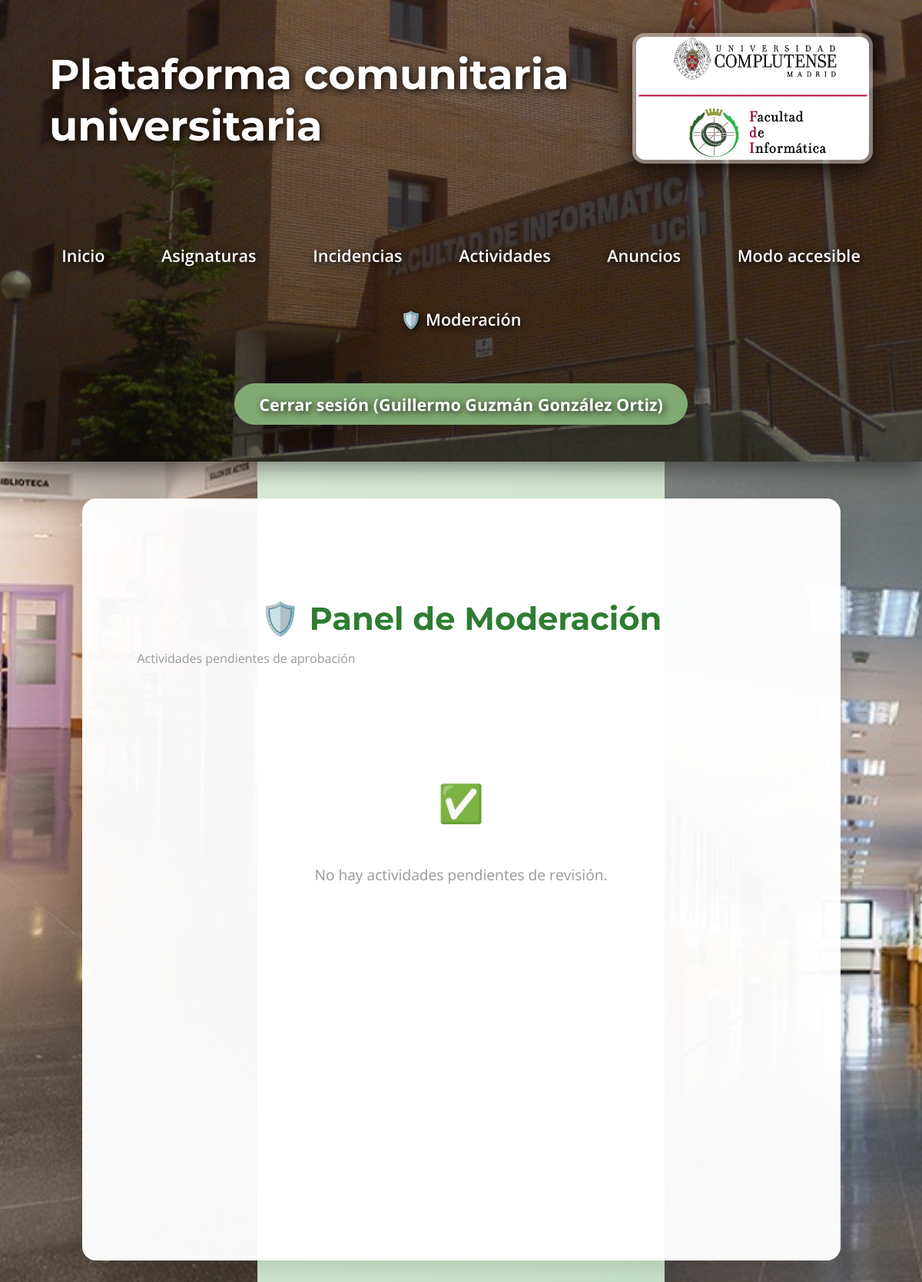
Page /actividades/admin (signed in) on the earlier database version.
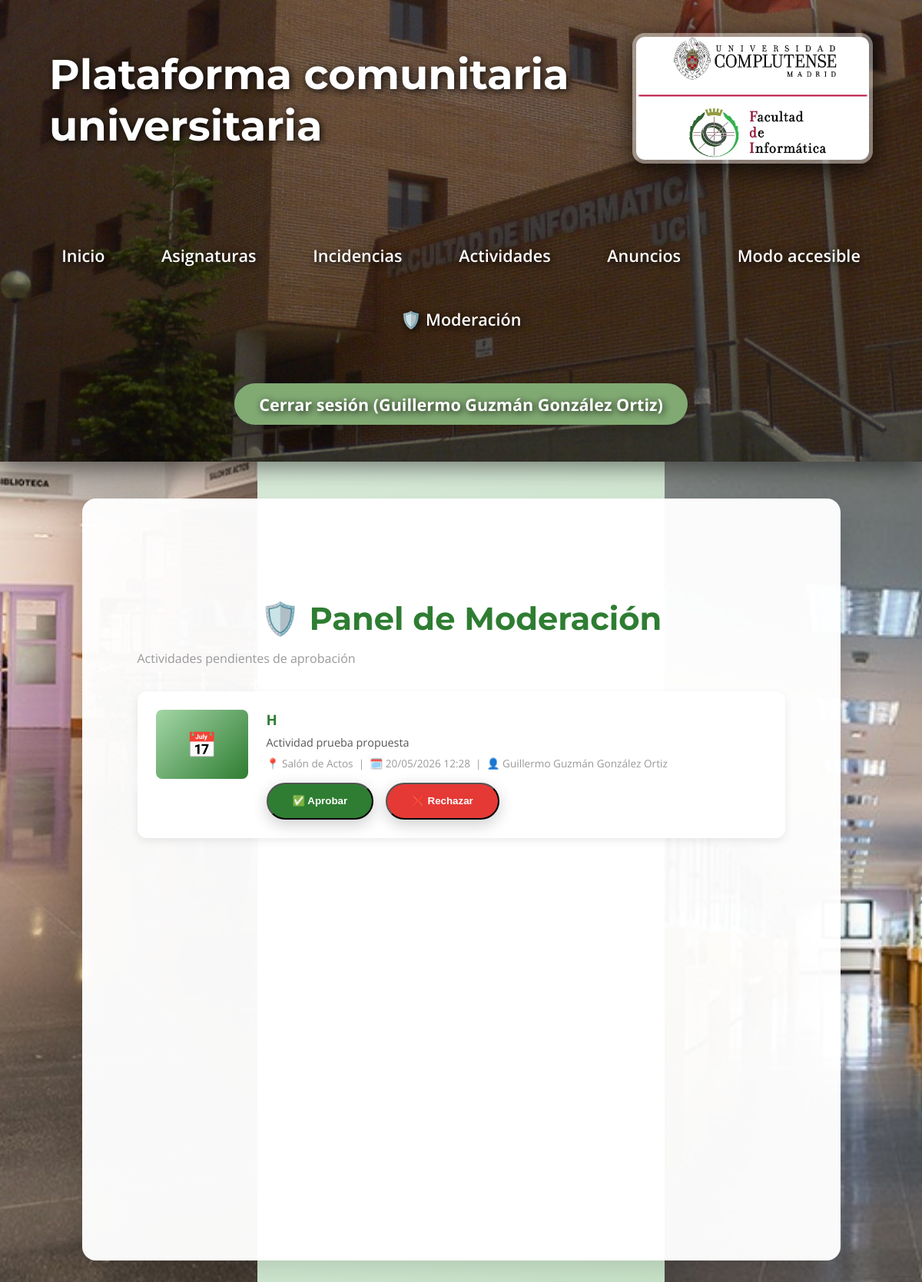
Same page on the later database version.
### models.py (models this page shows, shortened)
class User(UserMixin, db.Model):
    __tablename__ = "users"
    id = db.Column(db.Integer, primary_key=True)
    email = db.Column(db.String(120), unique=True, nullable=False)
    name = db.Column(db.String(100), nullable=False)
    role = db.Column(db.String(20), nullable=False, default="estudiante")
    password_hash = db.Column(db.String(200), nullable=True)

class Activity(db.Model):
    __tablename__ = "activities"
    id = db.Column(db.Integer, primary_key=True)
    title = db.Column(db.String(200), nullable=False)
    description = db.Column(db.Text, nullable=False)
    date = db.Column(db.DateTime, nullable=False)
    location = db.Column(db.String(200), nullable=False)
    image_filename = db.Column(db.String(255), nullable=True)
    capacity = db.Column(db.Integer, nullable=True)
    status = db.Column(db.String(20), nullable=False, default="pendiente")  # pendiente / aprobada / rechazada
    created_at = db.Column(db.DateTime, default=datetime.utcnow)
    user_id = db.Column(db.Integer, db.ForeignKey("users.id"), nullable=False)
    user = db.relationship("User", backref="activities")
    registrations = db.relationship("ActivityRegistration", backref="activity", lazy=True, cascade="all, delete-orphan")
    likes = db.relationship("ActivityLike", backref="activity", lazy=True, cascade="all, delete-orphan")
    comments = db.relationship("ActivityComment", backref="activity", lazy=True, cascade="all, delete-orphan")

### routes_activities.py (the view)
@activities_bp.route('/actividades/admin')
@login_required
def activity_admin():
    if current_user.role != 'admin':
        flash('No tienes permiso para acceder aquí.', 'danger')
        return redirect(url_for('activities.activities_list'))
    pendientes = Activity.query.filter_by(status='pendiente').order_by(Activity.created_at.desc()).all()
    return render_template('activities/activity_admin.html', pendientes=pendientes)

### app.py (called while the page is built)
@login_manager.user_loader
def load_user(user_id):
    return db.session.get(User, int(user_id))

### templates/activities/activity_admin.html (shortened to what this page needs)
{% extends "base.html" %}
{% block content %}
<div style="max-width: 900px; margin: 2rem auto; padding: 0 1rem;">
    <h2 style="color: #2e7d32; margin-bottom: 0.5rem;">🛡️ Panel de Moderación</h2>
    <p style="color: #999; margin-bottom: 2rem;">Actividades pendientes de aprobación</p>
    {% if pendientes %}
        {% for activity in pendientes %}
        <div class="admin-activity-card" style="background-color: var(--card-bg, #fff); border-radius: 12px; box-shadow: 0 4px 12px rgba(0,0,0,0.08); padding: 1.5rem; margin-bottom: 1.5rem; display: flex; gap: 1.5rem; align-items: flex-start;">
            {% if activity.image_filename %}
                <img src="{{ url_for('static', filename='uploads/activities/' + activity.image_filename) }}" style="width: 120px; height: 90px; object-fit: cover; border-radius: 8px; flex-shrink: 0;">
            {% else %}
                <div style="width: 120px; height: 90px; background: linear-gradient(135deg, #a5d6a7, #2e7d32); border-radius: 8px; display: flex; align-items: center; justify-content: center; font-size: 2rem; flex-shrink: 0;">📅</div>
            {% endif %}
            <div style="flex: 1;">
                <h3 style="margin: 0 0 0.5rem 0; color: #2e7d32;">{{ activity.title }}</h3>
                <p style="color: #555; margin: 0 0 0.5rem 0; font-size: 0.9rem;">{{ activity.description }}</p>
                <p style="color: #999; font-size: 0.85rem; margin: 0 0 0.5rem 0;">
                    📍 {{ activity.location }} &nbsp;|&nbsp;
                    🗓️ {{ activity.date.strftime('%d/%m/%Y %H:%M') }} &nbsp;|&nbsp;
                    👤 {{ activity.user.name }}
                </p>
                <div style="display: flex; gap: 1rem; margin-top: 1rem;">
                    <form method="post" action="{{ url_for('activities.activity_moderar', activity_id=activity.id) }}">
                        <button type="submit" class="btn-create">✅ Aprobar</button>
                    </form>
                    <form method="post" action="{{ url_for('activities.activity_moderar', activity_id=activity.id) }}">
                        <button type="submit" class="btn-create" style="background: #e53935;">❌ Rechazar</button>
                    </form>
                </div>
            </div>
        </div>
        {% endfor %}
    {% else %}
        <div style="text-align: center; padding: 4rem; color: #999;">
            <p style="font-size: 3rem;">✅</p>
            <p style="font-size: 1.2rem;">No hay actividades pendientes de revisión.</p>
        </div>
    {% endif %}
</div>
{% endblock %}

### templates/base.html (shortened to what this page needs)
<!DOCTYPE html>
<html lang="es">
<head>
    <link rel="stylesheet" href="{{ url_for('static', filename='css/global.css') }}?v=2">
</head>
<body>
    <header class="main-header">
        <div class="header-content">
            <h1>Plataforma comunitaria universitaria</h1>
            <a href="https://informatica.ucm.es" target="_blank">
                <img src="{{ url_for('static', filename='img/ucm.jpg') }}" alt="Facultad de Informática UCM" class="header-logo">
            </a>
        </div>
        <nav class="main-nav">
            <div class="nav-links">
                <a href="{{ url_for('home') }}">Inicio</a>
                <a href="{{ url_for('subjects.list_subjects') }}">Asignaturas</a>
                <a href="{{ url_for('incidents') }}">Incidencias</a>
                <a href="{{ url_for('activities.activities_list') }}">Actividades</a>
                <a href="{{ url_for('ads') }}">Anuncios</a>
                <a href="{{ url_for('accessible_mode') }}">Modo accesible</a>
                {% if current_user.is_authenticated and current_user.role == 'admin' %}
                    <a href="{{ url_for('moderation_panel') }}">🛡️ Moderación</a>
                {% endif %}
            </div>
            <div class="auth-links">
                {% if current_user.is_authenticated %}
                    <a href="{{ url_for('logout') }}">Cerrar sesión ({{ current_user.name }})</a>
                {% else %}
                    <a href="{{ url_for('login') }}">Iniciar sesión</a>
                {% endif %}
            </div>
        </nav>
    </header>
    <main>
        {% block content %}{% endblock %}
    </main>
</body>
</html>

### static/css/global.css (style rules this page uses)
body { font-family: 'Open Sans', sans-serif; background: linear-gradient(135deg, #e8f5e8 0%, #c8e6c9 100%); margin: 0; padding: 0; min-height: 100vh; color: #2e7d32; }
header h1, header nav a, header .auth-links a { color: rgb(255, 255, 255) !important; text-shadow: 2px 2px 10px rgba(0,0,0,0.9); position: relative; z-index: 2; }
header h1 { font-family: 'Montserrat', sans-serif; font-size: 3.4rem; font-weight: 700; margin: 0; }
nav { margin-top: 2rem; font-size: 1.35rem; display: flex; justify-content: center; align-items: center; flex-wrap: wrap; gap: 2.2rem; }
nav a { color: #e8f5e8; text-decoration: none; font-weight: 600; padding: 0.6rem 1.2rem; border-radius: 10px; transition: all 0.3s; }
.auth-links { display: flex; gap: 1.2rem; }
.auth-links a { background: rgb(129, 170, 115); color: #1b5e20; padding: 0.8rem 2rem; border-radius: 50px; font-weight: bold; box-shadow: 0 6px 18px rgba(0,0,0,0.2); transition: all 0.3s; }
header img { transition: all 0.4s ease; border: 4px solid rgba(255,255,255,0.3); border-radius: 16px; }
main { max-width: 875px; margin: 3rem auto; background: rgba(255,255,255,0.97); padding: 6rem 3.5rem; min-height: 100vh; border-radius: 18px; box-shadow: 0 12px 40px rgba(0,0,0,0.15); }
h2 { color: #1b5e20; font-family: 'Montserrat', sans-serif; font-size: 2.6rem; text-align: center; margin-bottom: 1.5rem; }
.btn-create { background: #2e7d32; color: white; padding: 0.9rem 2rem; border-radius: 50px; text-decoration: none; font-weight: bold; box-shadow: 0 6px 20px rgba(0,0,0,0.2); transition: all 0.3s; }
body::before, body::after { content: ""; position: fixed; top: 0; width: 335px; height: 100%; background-repeat: no-repeat; background-position: center top; background-size: cover; z-index: 0; }
body::before { left: 0; background-image: url('../img/hall.jpg'); }
body::after { right: 0; background-image: url('../img/pasillo.jpg'); }
main, header, nav { position: relative; z-index: 1; }
.main-header { background: linear-gradient(rgba(0,0,0,0.45), rgba(0,0,0,0.55)), url('../img/ucm2.jpg') center top / cover no-repeat; min-height: 420px; padding: 0; position: relative; box-shadow: 0 8px 32px rgba(0,0,0,0.5); }
.header-content { display: flex; justify-content: space-between; align-items: center; padding: 2.5rem 4rem; background: transparent; height: 180px; position: relative; z-index: 2; }
.header-logo { height: 160px; width: auto; border-radius: 16px; box-shadow: 0 10px 30px rgba(0,0,0,0.7); border: 5px solid rgba(255,255,255,0.4); }
.main-nav { text-align: center; padding: 1rem 0 3rem 0; position: relative; z-index: 2; }
.nav-links { display: inline-flex; gap: 2.2rem; flex-wrap: wrap; justify-content: center; }
.auth-links { margin-top: 1.5rem; }

Differences in the rows shown:
added Activity: title "H", description "Actividad prueba propuesta", location "Salón de Actos", date "20/05/2026 12:28", user.name "Guillermo Guzmán González Ortiz"
Other differences:
text no longer shown: "✅ No hay actividades pendientes de revisión."
